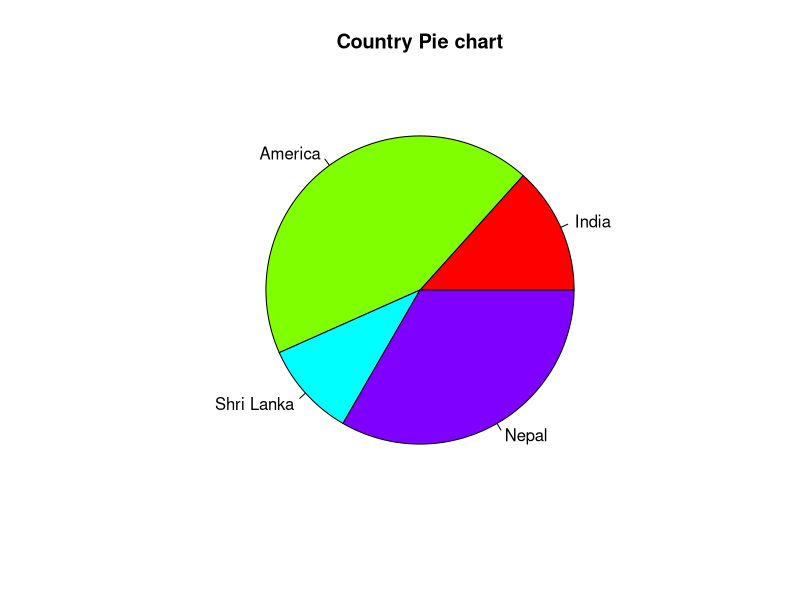

Reproduce this figure in R.
# Creating data for the graph.  
x <- c(20, 65, 15, 50)  
labels <- c("India", "America", "Shri Lanka", "Nepal")  
# Plotting the chart.  
pie(x,labels,main="Country Pie chart",col=rainbow(length(x)))  
